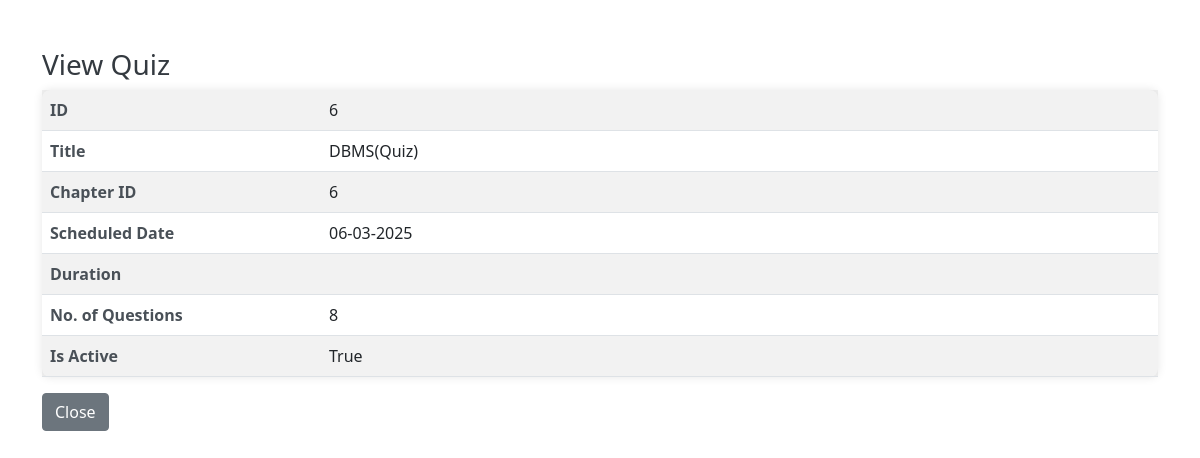
The page /view_quiz/6 (signed in) on the database its author committed.
### application/models.py (models this page shows)
class Quiz(db.Model):
    id = db.Column(db.Integer, primary_key=True)
    chapter_id = db.Column(db.Integer, db.ForeignKey('chapter.id'), nullable=False)
    date_of_quiz = db.Column(db.Date)
    time_duration = db.Column(db.Time)
    is_active = db.Column(db.Boolean, default=True)
    title = db.Column(db.String())
    questions = db.relationship('Question', backref='quiz', lazy=True, cascade="all, delete-orphan")
    scores = db.relationship('Score', backref='quiz', lazy=True, cascade="all, delete-orphan")

### application/controllers.py (the view)
@app.route("/view_quiz/<int:quiz_id>")
def view_quiz(quiz_id):
    if "user_id" not in session:
        return redirect(url_for("login"))
    quiz = Quiz.query.get_or_404(quiz_id)
    return render_template("view_quiz.html", quiz=quiz, user_id=session["user_id"])

### templates/view_quiz.html (shortened to what this page needs)
<!DOCTYPE html>
<html lang="en">
<head>
    <link rel="stylesheet" href="{{url_for('static', filename = 'view_quiz.css')}}">
    <link href="https://cdn.jsdelivr.net/npm/bootstrap@5.0.2/dist/css/bootstrap.min.css" rel="stylesheet"
>
</head>
</head>
<body>
    <div class="container mt-5">
        <h3>View Quiz</h3>
        <table class="table table-striped">
            <tr>
                <th>ID</th>
                <td>{{quiz.id}}</td>
            </tr>
            <tr>
                <th>Title</th>
                <td>{{quiz.title}}</td>
            </tr>
            <tr>
                <th>Chapter ID </th>
                <td>{{quiz.chapter_id}}</td>
            </tr>
            <tr>
                <th>Scheduled Date</th>
                <td>{{quiz.date_of_quiz.strftime('%d-%m-%Y')}}</td>
            </tr>
            <tr>
                <th>Duration</th>
                <td>{{quiz.duration}}</td>
            </tr>
            <tr>
                <th>No. of Questions</th>
                <td>{{quiz.questions|length}}</td>
            </tr>
            <tr>
                <th>Is Active</th>
                <td>{{ quiz.is_active }}</td>
            </tr>
        </table>
        <a href="{{url_for('user_dashboard', user_id = user_id)}}"><button class="btn btn-secondary">Close</button></a>
    </div>
</body>
</html>

### static/view_quiz.css (style rules this page uses)
body { font-family: Arial, sans-serif; background-color: #f8f9fa; }
.container { margin-top: 30px; }
h3 { color: #343a40; margin-bottom: 20px; }
.table { background-color: #fff; border-radius: 8px; box-shadow: 0 0 10px rgba(0, 0, 0, 0.1); }
.table th, .table td { padding: 12px; border-top: 1px solid #dee2e6; }
.table th { width: 25%; font-weight: bold; color: #495057; }
.table td { color: #212529; }
.table tr:first-child th, .table tr:first-child td { border-top: none; }
.btn-secondary { background-color: #6c757d; border-color: #6c757d; color: #fff; }

### rows shown on the page
Quiz: id "6", title "DBMS(Quiz)", chapter_id "6", date_of_quiz "06-03-2025", is_active "True"

### other values the page prints
{{ quiz.questions|length }} "8"
